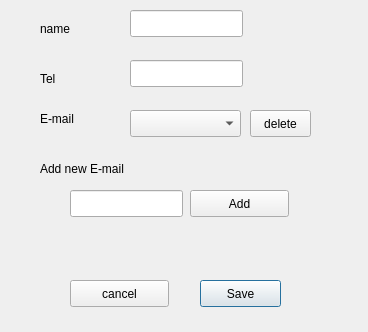
<?xml version="1.0" encoding="UTF-8"?>
<ui version="4.0">
 <class>NewTutor</class>
 <widget class="QDialog" name="NewTutor">
  <property name="geometry">
   <rect>
    <x>0</x>
    <y>0</y>
    <width>368</width>
    <height>332</height>
   </rect>
  </property>
  <property name="windowTitle">
   <string>Dialog</string>
  </property>
  <widget class="QLabel" name="label">
   <property name="geometry">
    <rect>
     <x>40</x>
     <y>20</y>
     <width>67</width>
     <height>17</height>
    </rect>
   </property>
   <property name="text">
    <string>name</string>
   </property>
  </widget>
  <widget class="QLineEdit" name="lineEdit">
   <property name="geometry">
    <rect>
     <x>130</x>
     <y>10</y>
     <width>113</width>
     <height>27</height>
    </rect>
   </property>
   <property name="text">
    <string/>
   </property>
  </widget>
  <widget class="QLabel" name="label_2">
   <property name="geometry">
    <rect>
     <x>40</x>
     <y>70</y>
     <width>67</width>
     <height>17</height>
    </rect>
   </property>
   <property name="text">
    <string>Tel</string>
   </property>
  </widget>
  <widget class="QLineEdit" name="lineEdit_2">
   <property name="geometry">
    <rect>
     <x>130</x>
     <y>60</y>
     <width>113</width>
     <height>27</height>
    </rect>
   </property>
  </widget>
  <widget class="QLabel" name="label_3">
   <property name="geometry">
    <rect>
     <x>40</x>
     <y>110</y>
     <width>67</width>
     <height>17</height>
    </rect>
   </property>
   <property name="text">
    <string>E-mail</string>
   </property>
  </widget>
  <widget class="QComboBox" name="comboBox">
   <property name="geometry">
    <rect>
     <x>130</x>
     <y>110</y>
     <width>111</width>
     <height>27</height>
    </rect>
   </property>
  </widget>
  <widget class="QLineEdit" name="lineEdit_3">
   <property name="geometry">
    <rect>
     <x>70</x>
     <y>190</y>
     <width>113</width>
     <height>27</height>
    </rect>
   </property>
  </widget>
  <widget class="QPushButton" name="pushButton">
   <property name="geometry">
    <rect>
     <x>200</x>
     <y>280</y>
     <width>81</width>
     <height>27</height>
    </rect>
   </property>
   <property name="text">
    <string>Save</string>
   </property>
  </widget>
  <widget class="QLabel" name="label_4">
   <property name="geometry">
    <rect>
     <x>40</x>
     <y>160</y>
     <width>111</width>
     <height>17</height>
    </rect>
   </property>
   <property name="text">
    <string>Add new E-mail</string>
   </property>
  </widget>
  <widget class="QPushButton" name="pushButton_2">
   <property name="geometry">
    <rect>
     <x>190</x>
     <y>190</y>
     <width>99</width>
     <height>27</height>
    </rect>
   </property>
   <property name="text">
    <string>Add</string>
   </property>
  </widget>
  <widget class="QPushButton" name="pushButton_3">
   <property name="geometry">
    <rect>
     <x>70</x>
     <y>280</y>
     <width>99</width>
     <height>27</height>
    </rect>
   </property>
   <property name="text">
    <string>cancel</string>
   </property>
  </widget>
  <widget class="QPushButton" name="pushButton_4">
   <property name="geometry">
    <rect>
     <x>250</x>
     <y>110</y>
     <width>61</width>
     <height>27</height>
    </rect>
   </property>
   <property name="text">
    <string>delete</string>
   </property>
  </widget>
 </widget>
 <resources/>
 <connections/>
</ui>
